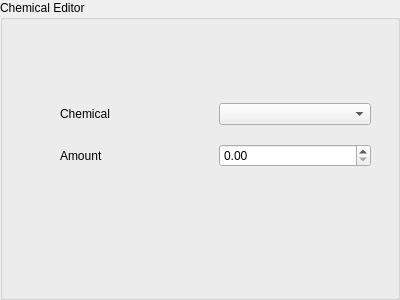
<?xml version="1.0" encoding="UTF-8"?>
<ui version="4.0">
 <class>GroupBox</class>
 <widget class="QGroupBox" name="GroupBox">
  <property name="geometry">
   <rect>
    <x>0</x>
    <y>0</y>
    <width>400</width>
    <height>300</height>
   </rect>
  </property>
  <property name="windowTitle">
   <string>GroupBox</string>
  </property>
  <property name="title">
   <string>Chemical Editor</string>
  </property>
  <widget class="QWidget" name="">
   <property name="geometry">
    <rect>
     <x>60</x>
     <y>90</y>
     <width>311</width>
     <height>91</height>
    </rect>
   </property>
   <layout class="QGridLayout" name="gridLayout">
    <item row="0" column="0">
     <layout class="QHBoxLayout" name="horizontalLayout">
      <item>
       <widget class="QLabel" name="labelChemical">
        <property name="text">
         <string>Chemical</string>
        </property>
       </widget>
      </item>
      <item>
       <widget class="QComboBox" name="comboBoxChemical"/>
      </item>
     </layout>
    </item>
    <item row="1" column="0">
     <layout class="QHBoxLayout" name="horizontalLayout_2">
      <item>
       <widget class="QLabel" name="labelAmount">
        <property name="text">
         <string>Amount</string>
        </property>
       </widget>
      </item>
      <item>
       <widget class="QDoubleSpinBox" name="doubleSpinBoxChemicalAmount"/>
      </item>
     </layout>
    </item>
   </layout>
  </widget>
 </widget>
 <resources/>
 <connections/>
</ui>
